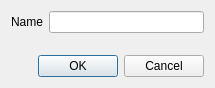
<?xml version="1.0" encoding="UTF-8"?>
<ui version="4.0">
 <class>CharacterDialog</class>
 <widget class="QDialog" name="CharacterDialog">
  <property name="geometry">
   <rect>
    <x>0</x>
    <y>0</y>
    <width>215</width>
    <height>88</height>
   </rect>
  </property>
  <property name="windowTitle">
   <string>Dialog</string>
  </property>
  <layout class="QVBoxLayout" name="verticalLayout">
   <item>
    <layout class="QFormLayout" name="formLayout">
     <item row="0" column="0">
      <widget class="QLabel" name="nameLabel">
       <property name="text">
        <string>Name</string>
       </property>
      </widget>
     </item>
     <item row="0" column="1">
      <widget class="QLineEdit" name="nameLineEdit"/>
     </item>
    </layout>
   </item>
   <item>
    <widget class="QDialogButtonBox" name="buttonBox">
     <property name="orientation">
      <enum>Qt::Horizontal</enum>
     </property>
     <property name="standardButtons">
      <set>QDialogButtonBox::Cancel|QDialogButtonBox::Ok</set>
     </property>
    </widget>
   </item>
  </layout>
 </widget>
 <resources/>
 <connections>
  <connection>
   <sender>buttonBox</sender>
   <signal>accepted()</signal>
   <receiver>CharacterDialog</receiver>
   <slot>accept()</slot>
   <hints>
    <hint type="sourcelabel">
     <x>248</x>
     <y>254</y>
    </hint>
    <hint type="destinationlabel">
     <x>157</x>
     <y>274</y>
    </hint>
   </hints>
  </connection>
  <connection>
   <sender>buttonBox</sender>
   <signal>rejected()</signal>
   <receiver>CharacterDialog</receiver>
   <slot>reject()</slot>
   <hints>
    <hint type="sourcelabel">
     <x>316</x>
     <y>260</y>
    </hint>
    <hint type="destinationlabel">
     <x>286</x>
     <y>274</y>
    </hint>
   </hints>
  </connection>
 </connections>
</ui>
